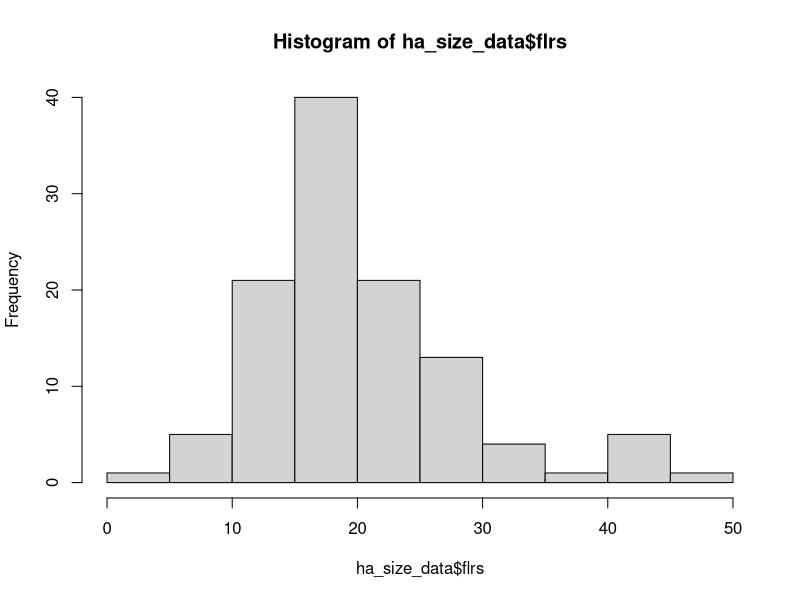
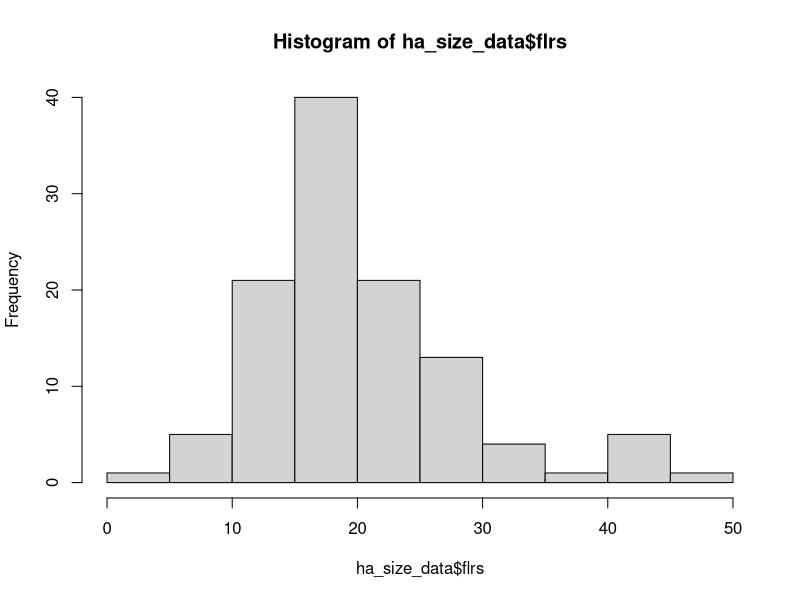
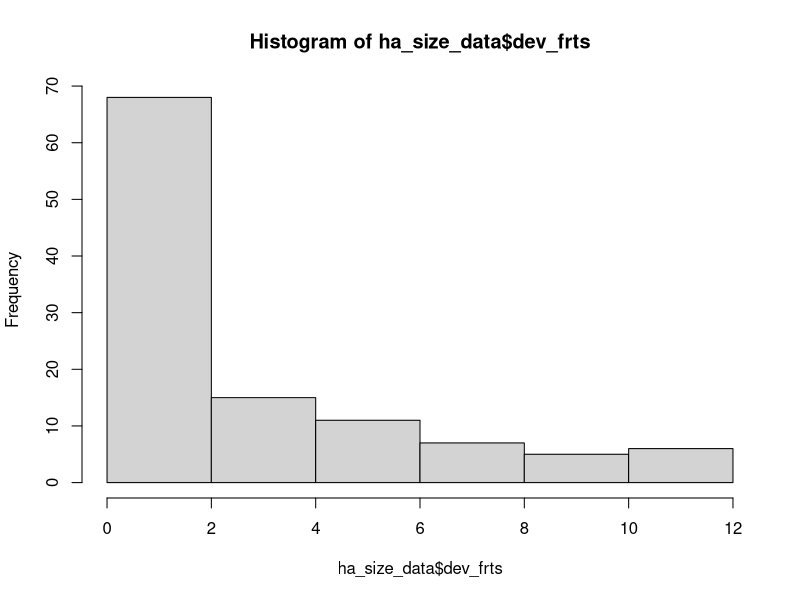
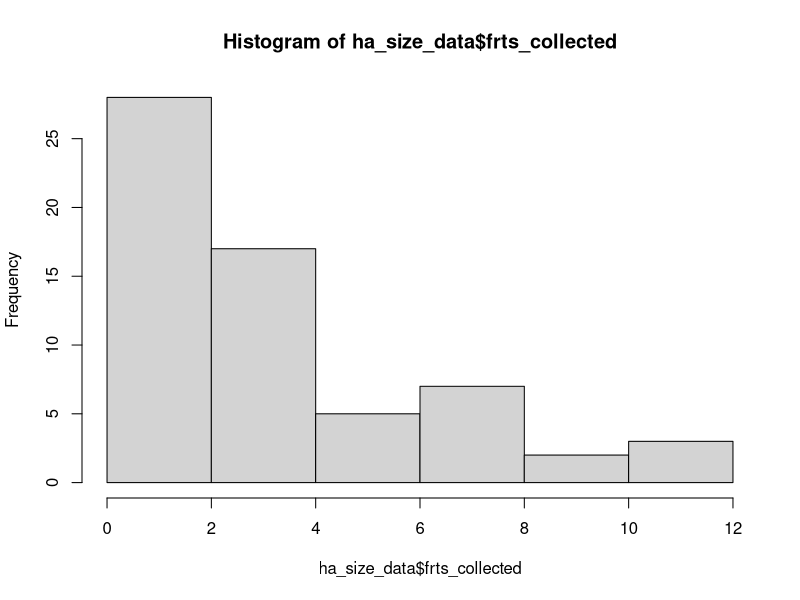
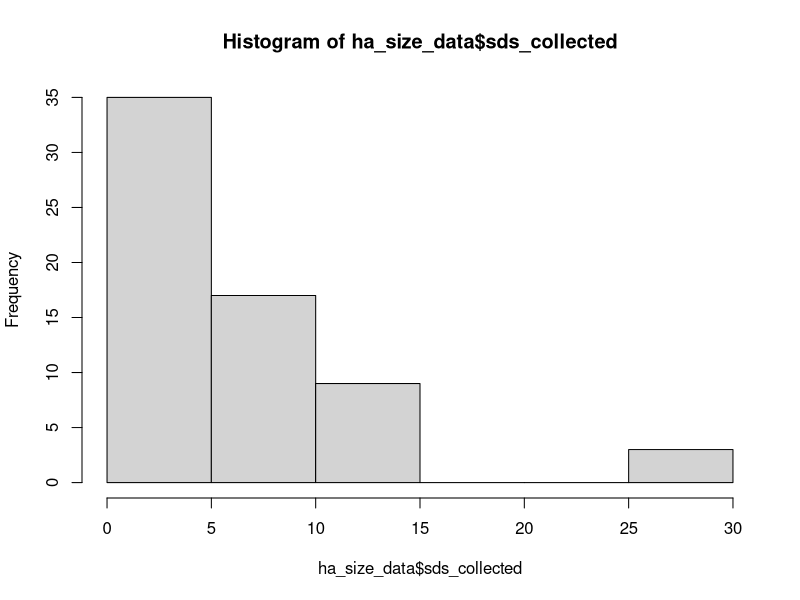
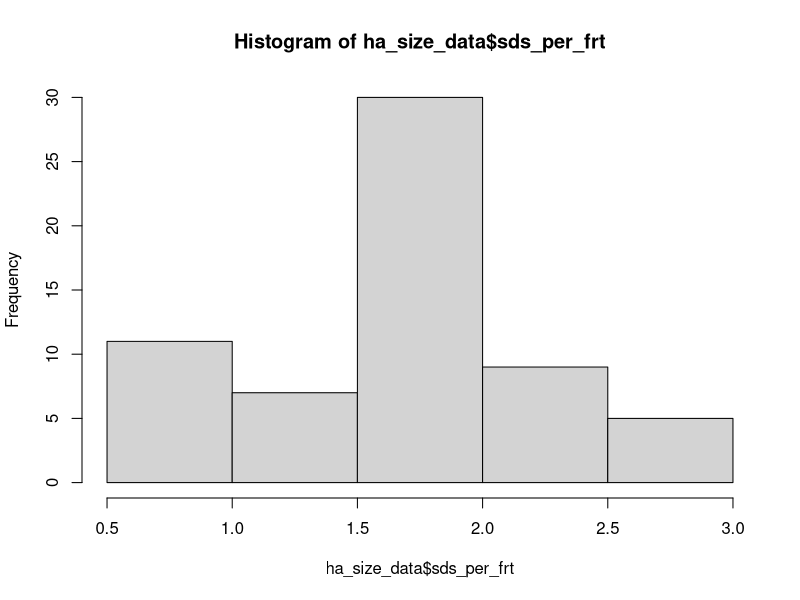

Reproduce these figures in R, in order. (Note: this script raises an error after producing the figures.)
# Data from 1998 pilot study on potential costs of reproduction in Heliconia
# acuminata. Conducted at the BDFFPs Camp 41.

# load packages -----------------------------------------------------------

library(tidyverse)
library(readxl)




# load individual datafiles -----------------------------------------------

# Plant Size at T0
ha_size_aug98 <- read_xls("./data_raw/LEAF_AREAS_AUG_1998.xls", skip = 1) %>%
  rename(
    "plant_id" = "PLANT #",
    "shoots" = "SHOOTS",
    "lf_length" = "LF LGTH",
    "prop_missing" = "% MISSING"
  ) %>%
  fill(shoots, .direction = "down") %>% # fill in shoot no. for each plant
  select(
    -"...8",
    -"LF AREA",
    -"AREA MISS",
    -"TOTAL AREA"
  ) # we are going to delete the values of
# some variables which were calculated with
# formulas in excel and recalculate them here

# Correct the data type for plant id no
ha_size_aug98$plant_id <- as.factor(ha_size_aug98$plant_id)
# Plant heights
AREAS <- read_xls("./data_raw/AREAS.xls")
ht_aug98 <- AREAS %>%
  select(
    `PLANT ID#`,
    `HEIGHT-AUG 98`,
    treatment
  ) %>%
  rename(
    "plant_id" = `PLANT ID#`,
    "ht" = `HEIGHT-AUG 98`,
    "trt" = "treatment"
  )

ht_aug98$plant_id <- as.factor(ht_aug98$plant_id)
ht_aug98$trt <- as.factor(ht_aug98$trt)


# calculate area of leaves ------------------------------------------------

# change NA in prop_missing to zeros
ha_size_aug98 <- ha_size_aug98 %>%
  replace_na(list(prop_missing = 0))

# Using this regression equation
# sqrt(lf_area)=1.721+0.35*lf_length
# calculate the area of a leaf based on its length

ha_size_aug98 <- ha_size_aug98 %>%
  mutate(lf_area = ((1.721 + 0.35 * lf_length)^2))

# calculate the amount of leaf area missing
ha_size_aug98 <- ha_size_aug98 %>%
  mutate(lf_area_missing = (lf_area * prop_missing))

# calculate the corrected area of each leaf
ha_size_aug98 <- ha_size_aug98 %>%
  mutate(lf_area_corrected = (lf_area - lf_area_missing))


# calculate total plant leaf area -----------------------------------------

# summarize the total leaf area of a plant
ha_size_aug98 <- ha_size_aug98 %>%
  group_by(plant_id) %>%
  mutate(total_la = round(sum(lf_area_corrected), digits = 1)) %>%
  mutate(lvs = n()) %>%
  slice(1) %>%
  select(plant_id, shoots, total_la, lvs)

# The number of shoots for plant 79 is a typo, should be 5
ha_size_aug98$shoots <- ifelse(ha_size_aug98$plant_id == "79", 5,
  ha_size_aug98$shoots
)









# add height data to LA data ----------------------------------------------
ha_size_aug98 <- left_join(ha_size_aug98, ht_aug98) %>% 
  relocate(trt,ht,shoots,lvs,.after=plant_id)
# 
rm(ht_aug98)

ha_size_aug98$yr<-as.factor("1998")
ha_size_aug98$mo<-as.factor("08")

ha_size_aug98 <- ha_size_aug98 %>%
  select(
    plant_id,
    trt,
    lvs,
    shoots,
    total_la,
    ht,
    yr,
    mo
  )

summary(ha_size_aug98)


# Jan 1998 data -----------------------------------------------------------
colnames(AREAS)
ha_size_jan98 <- AREAS %>%
  select(
    "plant_id" = `PLANT ID#`,
    "trt" = treatment,
    "flrs" = "# OF FLRS 98",
    "frts_collected" = "FRUITS COLLECTED 98",
    "dev_frts" = "# OF DEV FRTS 98",
    "sds_collected" = "#seeds collected 1998",
    "total_la" = "AREA-JAN 98",
    "shoots" = "SHOOTS JAN 98",
    "ht" = "HEIGHT-JAN 98"
  )

ha_size_jan98$plant_id <- as.factor(ha_size_jan98$plant_id)
ha_size_jan98$trt <- as.factor(ha_size_jan98$trt)

ha_size_jan98$yr<-as.factor("1998")
ha_size_jan98$mo<-as.factor("01")

names(ha_size_aug98)
names(ha_size_jan98)
ha_size_data <- 
  bind_rows(ha_size_jan98, ha_size_aug98) %>% 
    # Change the treatment ID from numbers to useful codes
    mutate(trt=case_when( 
    trt == "1" ~ "fert_pollen",
    trt == "2" ~ "pollen",
    trt == "3" ~ "fert",
    trt == "4" ~ "control",
    TRUE ~ as.character(trt))
    ) %>% 
  arrange(yr,mo, dev_frts,frts_collected,sds_collected) %>% 
  mutate(trt=as.factor(trt)) %>% 
  mutate(sds_per_frt=sds_collected/frts_collected) %>% 
  relocate(dev_frts,.before="frts_collected") %>% 
  relocate(c(shoots,ht,total_la),.after="trt") %>% 
  relocate(sds_per_frt,.after="frts_collected") %>% 
  relocate(lvs,.before="total_la") 





# replace NA in frts and seeds with zero ----------------------------------

# ha_size_data <- replace_na(
#   ha_size_data,
#   list(frts_collected = 0, sds_collected = 0)
# )


# quick summaries  ----------------------------------------------------

hist(ha_size_data$flrs)

# ranges 

ranges<-ha_size_data %>% 
  filter(mo=="01") %>%  
  summarize(flrs=range(flrs, na.rm=TRUE),
            frts_dev=range(dev_frts, na.rm=TRUE),
            frts_collect=range(frts_collected, na.rm=TRUE),
            sds_collected=range(sds_collected, na.rm=TRUE)
  ) %>% 
  mutate(range=c("low","high"),.before=1) %>% 
  pivot_longer(
    cols = "flrs":"sds_collected",
    values_to = 'value',
    names_to= 'stage') %>% 
  pivot_wider(id_cols="stage",
              names_from="range") %>% 
  mutate(range=paste(low,high,sep="-" )) %>% 
  select(-low,-high)


plant_repro_summary<-ha_size_data %>% 
  group_by(plant_id) %>% 
  filter(mo=="01") %>% 
  select(flrs, dev_frts,frts_collected,sds_collected,sds_per_frt) %>% 
  ungroup() %>% 
  summarise(across("flrs":"sds_per_frt",
                   list(mean = mean, 
                        sd = sd, 
                        low=min,
                        high=max), 
                   na.rm = TRUE, 
                   .names = "{fn}_{col}")) %>% 
  pivot_longer(
    cols = starts_with("mean_"),
    names_to = "stage",
    names_prefix = "mean_",
    values_to = "mean",
    values_drop_na = FALSE) %>% 
  pivot_longer(
    cols = starts_with("sd_"),
    names_to = "stagesd",
    names_prefix = "sd_",
    values_to = "sd",
    values_drop_na = FALSE) %>% 
  unite("range_flrs",low_flrs,high_flrs,sep="-") %>% 
  unite("range_dev_frts",low_dev_frts,high_dev_frts,sep="-") %>% 
  unite("range_frts_collected",low_frts_collected,high_frts_collected,sep="-") %>% 
  unite("range_sds_collected",low_sds_collected,high_sds_collected,sep="-") %>% 
  unite("range_sds_per_frt",low_sds_per_frt,high_sds_per_frt,sep="-") %>% 
pivot_longer(
  cols = starts_with("range_"),
  names_to = "stagerange",
  names_prefix = "range_",
  values_to = "range",
  values_drop_na = FALSE)  %>% 
  filter((stage==stagesd)==TRUE) %>% 
  filter((stage==stagerange)==TRUE) %>% 
  select(stage,mean,sd,range)
  
plant_repro_summary




n_plants_flrs<-ha_size_data %>% 
  filter(mo=="01") %>% 
  filter(!is.na(flrs)) %>% 
  summarize(n=n_distinct(plant_id))
n_plants_flrs<-n_plants_flrs %>% 
  mutate(stage="flrs")

n_plants_frts_dev<-ha_size_data %>% 
  filter(mo=="01") %>% 
  filter(!is.na(dev_frts)) %>% 
  summarize(n=n_distinct(plant_id))
n_plants_frts_dev<-n_plants_frts_dev %>% 
  mutate(stage="dev_frts")

n_plants_frts_coll<-ha_size_data %>% 
  filter(mo=="01") %>% 
  filter(!is.na(frts_collected)) %>% 
  summarize(n=n_distinct(plant_id))
n_plants_frts_coll<-n_plants_frts_coll %>% 
  mutate(stage="frts_collected")

n_plants_sds<-ha_size_data %>% 
  filter(mo=="01") %>% 
  filter(!is.na(sds_collected)) %>% 
  summarize(n=n_distinct(plant_id))
n_plants_sds<-n_plants_sds %>% 
  mutate(stage="sds_collected")


n_plants_sds_per_frt<-ha_size_data %>% 
  filter(mo=="01") %>% 
  filter(!is.na(sds_per_frt)) %>% 
  summarize(n=n_distinct(plant_id))
n_plants_sds_per_frt<-n_plants_sds_per_frt %>% 
  mutate(stage="sds_per_frt")

n_plants_stages<-bind_rows(n_plants_flrs,
                           n_plants_frts_dev,
                           n_plants_frts_coll,
                           n_plants_sds,
                           n_plants_sds_per_frt)


plant_repro_summary<-plant_repro_summary %>% 
  left_join(n_plants_stages)
plant_repro_summary

hist(ha_size_data$flrs)
hist(ha_size_data$dev_frts)
hist(ha_size_data$frts_collected)
hist(ha_size_data$sds_collected)
hist(ha_size_data$sds_per_frt)

# save as a CSV file ------------------------------------------------------
write_csv(ha_size_data, "./data_clean/ha_size_data_1998_cor.csv")

# TODO: need to do the following

# 108 missing in Jan
# what is difference btween seeds collected and sds?
# need to change the jan data to the import leaf-level data and add it up,
# i.e., enter the original data from notebooks
